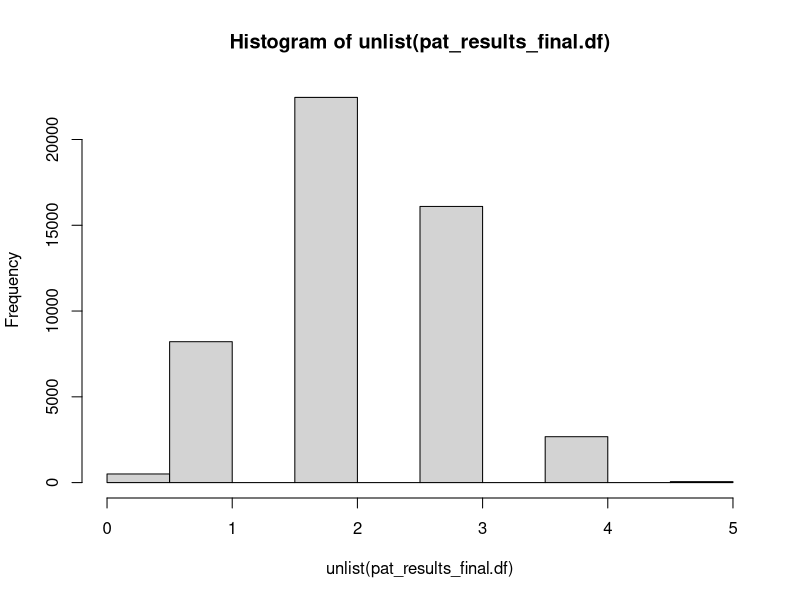

Recreate this plot in R.
## ---- chunk 1
set.seed(1929)
  n_reps = 1

#Creating a data frame containing random draws from the Poisson distrubution
photons_emitted.df <- data.frame(rpois(n_reps, 100))
  names(photons_emitted.df) <-c('Photons')
    #Number of photons emitted  
    photons <- sum(photons_emitted.df$Photons)
      #Number of photons from one draw of the Poisson distrubution which passes through the material
      photons_pass_through_material.str <- rbinom(1, photons, 0.4)
      #Probability that a photon is emitted from the x-ray and passes through the object
      photons_pass_through_material.str/photons
## ---- chunk 2
library(stringr)
#Assigning variables
coin_sides <- c('H', 'T')
  pat <- setNames(nm = "HT") #Pattern which we are looking for
    prob <- c(0.5, 0.5) #The coin is fair
      n_reps <- 50000 #Replicaitons of the Experiment
        all_flips.df <- 0 #Zeroing out the data frame

        
#A simple program which will toss the coin 'flips' times and record the results, creates a 
# string from that data, and returns the number of times the pattern 'HT' is seen in the data
coin_pattern_toss <-function(flips){
all_flips.df <- data.frame(sample(coin_sides, flips, replace = TRUE, prob), stringsAsFactors = TRUE)
  names(all_flips.df) <- c('Coin') 
  
all_flips.str <- paste(unlist(all_flips.df),collapse = '') 
  pat_results.df <- data.frame(lapply(pat, str_count, string=all_flips.str))
return(pat_results.df)
}

#A large amount of 10 flip trials
pat_results_final.df <- data.frame(replicate(n_reps, coin_pattern_toss(10))) 

#Histogram of the distrubuiton of pattern sucesses
hist(unlist(pat_results_final.df))
  #Tabulation of the number of successes in the pattern
  pat_results_final.ls <- data.frame(table(unlist(pat_results_final.df))) 
    #Probability that P(X = 0)        
    (pat_results_final.ls[1,2]/n_reps) 
## ---- chunk 3
#Can be found using the weighted.mean function
x <- c(0, 1, 2, 3, 4, 5) #Number of patterns seen in ten flips
  wt <- (pat_results_final.ls$Freq)/n_reps #Weighted rate of patterns seen

#Expected number of patterns
weighted.mean(pat_results_final.df)
